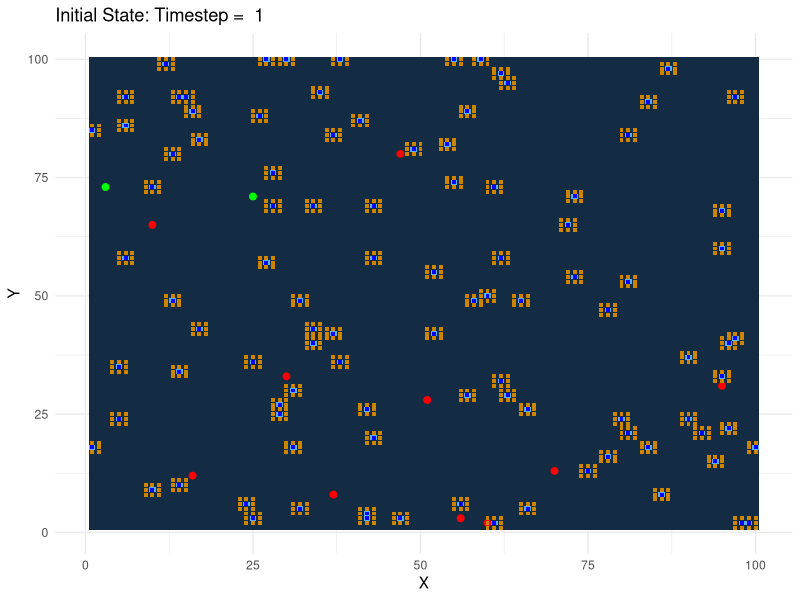

Here is the R script that generated this plot:
# ----------------------------------------------------------------
# Wind Turbine and Red Kite Simulation
# ----------------------------------------------------------------
# This script sets up the parameters and initial states for a 
# simulation of wind turbine placement and also the parameters for 
# red kite dynamics.
# ----------------------------------------------------------------
# init Author: Neele Haß
# other Authors: Lukas Lindenthal
# date: November 2024
# ----------------------------------------------------------------


# Dependencies ----
library(ggplot2)

# Seed for Reproducibility ----
set.seed(42)

# ----------------------------------------------------------------
# Simulation Dimensions and Time Steps -----------------------------------------
# ----------------------------------------------------------------
timesteps <- 10      # Number of timesteps in the simulation
x_dim <- 100         # Grid width (x-axis)
y_dim <- 100         # Grid height (y-axis)

# ----------------------------------------------------------------
# Region and Obstacles ---------------------------------------------------------
# ----------------------------------------------------------------
# Initialize 3D array for the region
region <- array(0, dim = c(x_dim, y_dim, timesteps))

# Add Obstacles to the Region
n_hinder_1 <- 100                          # Number of obstacles (e.g. buildings)
random_x <- sample(1:x_dim, n_hinder_1, replace = TRUE)  # Random x-coordinates
random_y <- sample(1:y_dim, n_hinder_1, replace = TRUE)  # Random y-coordinates

# Mark obstacles for all timesteps
for (i in 1:n_hinder_1) {
  region[random_x[i], random_y[i], ] <- 1
}

# Initialize an additional layer for building buffers
building_buffer <- array(FALSE, dim = c(x_dim, y_dim, timesteps))

# Mark obstacles and their buffers for all timesteps
for (i in 1:n_hinder_1) {
  region[random_x[i], random_y[i], ] <- 1
  # Define buffer around each building
  for (dx in -1:1) {
    for (dy in -1:1) {
      bx <- random_x[i] + dx
      by <- random_y[i] + dy
      if (bx >= 1 && bx <= x_dim && by >= 1 && by <= y_dim) {
        building_buffer[bx, by, ] <- TRUE
      }
    }
  }
}


# ----------------------------------------------------------------
# Wind Turbine Parameters ------------------------------------------------------
# ----------------------------------------------------------------
turb_neu_max <- 10     # Max turbines added per timestep
turb_neu_perc <- 0.5   # Percentage of existing turbines for new construction

# Initialize Wind Turbines
turbine <- array(FALSE, dim = c(x_dim, y_dim, timesteps))  # 3D array for turbines

# Randomly place initial turbines
n_turb_1 <- 10                                   # Number of initial turbines
random_x <- sample(1:x_dim, n_turb_1, replace = TRUE)  # Random x-coordinates
random_y <- sample(1:y_dim, n_turb_1, replace = TRUE)  # Random y-coordinates

for (i in 1:n_turb_1) {
  turbine[random_x[i], random_y[i], ] <- TRUE  # Place turbines at these positions
}

# ----------------------------------------------------------------
# Red Kite Parameters-----------------------------------------------------------
# ----------------------------------------------------------------
# Initialize Red Kite Dynamics
kites <- array(0, dim = c(x_dim, y_dim, timesteps))  # 3D array for red kites
growth_rate <- 0.5  # Growth rate (r in Ricker equation)
carrying_capacity <- 20  # Carrying capacity (K)
initial_kites <- 2  # Initial red kite count

# Randomly place initial red kites
random_x <- sample(1:x_dim, initial_kites, replace = TRUE)  # Random x-coordinates
random_y <- sample(1:y_dim, initial_kites, replace = TRUE)  # Random y-coordinates

for (i in 1:initial_kites) {
  kites[random_x[i], random_y[i], 1] <- 1
}

# ----------------------------------------------------------------
# Initial Plot: Region and Turbines (Timestep = 1) -----------------------------
# ----------------------------------------------------------------
# Extract layers for timestep 1
region_layer <- region[, , 1]
turbine_layer <- turbine[, , 1]
kites_layer <- kites[,,1]
# Combine into a data frame for plotting
df <- data.frame(
  x = rep(1:x_dim, each = y_dim),
  y = rep(1:y_dim, times = x_dim),
  region = as.vector(region_layer),
  turbine = as.vector(turbine_layer), 
  kites = as.vector(kites_layer)
)

# Plot Region and Turbines
p <- ggplot(df, aes(x = x, y = y)) +
  geom_tile(aes(fill = region), show.legend = FALSE) +
  #scale_fill_gradient(low = "white", high = "blue", name = "Region") +
  geom_point(data = subset(df, turbine == TRUE), aes(x = x, y = y), color = "red", size = 2) +
  geom_point(data = subset(df, kites == TRUE), aes(x = x, y = y), color = "green", size = 2) +
  geom_point(data = subset(df, building_buffer == TRUE), aes(x = x, y = y), color = "orange3", size = 1, shape = 15) +
  geom_point(data = subset(df, region == TRUE), aes(x = x, y = y), color = "blue", size = 1, shape = 15) +
  
  labs(title = paste("Initial State: Timestep = ", 1), x = "X", y = "Y") +
  theme_minimal()

# Print the plot
print(p)




# old structure  ----------------------------------------------------------

# # ---
# # Turbinen-Parameter
# 
# # region + n hindernisse
# # n turbinen
# 
# # ---
# set.seed(42)
# 
# library(ggplot2)
# 
# # Dimension --
# timesteps <- 10
# x_dim <- 100
# y_dim <- 100
# 
# # Region + hindernisse --
# region <- array(0, dim = c(x_dim, y_dim, timesteps))
# dim(region)
# 
# # Hindernisse in Region
# n_hinder_1 <- 20
# random_x <- sample(1:x_dim, n_hinder_1, replace = 1)  # Random x-coordinates
# random_y <- sample(1:y_dim, n_hinder_1, replace = 1)  # Random y-coordinates
# 
# # For each random coordinate, set TRUE across all timesteps
# for (i in 1:n_hinder_1) {
#   region[random_x[i], random_y[i], ] <- 1
# }
# 
# ## Turbinen-Parameter --
# turb_neu_max <- 10   # Max Turbinen, die pro Zeitschritt gebaut werden können
# turb_neu_perc <- 0.5  # Neubau-Prozentsatz abhängig von existierenden Turbinen
# 
# # Initiale State Turbinen --
# turbine <- array(FALSE, dim = c(x_dim, y_dim, timesteps))  # Kopiere die Region
# 
# n_turb_1 <- 10
# random_x <- sample(1:x_dim, n_turb_1, replace = TRUE)  # Random x-coordinates
# random_y <- sample(1:y_dim, n_turb_1, replace = TRUE)  # Random y-coordinates
# 
# # For each random coordinate, set TRUE across all timesteps
# for (i in 1:n_turb_1) {
#   turbine[random_x[i], random_y[i], ] <- TRUE 
#   }
# 
# ## Red Kite Parameters
# kites <- array(0, dim = c(x_dim, y_dim, timesteps))  # Red kite presence
# growth_rate <- 0.5  # Growth rate (r in Ricker equation)
# carrying_capacity <- 20  # Carrying capacity (K)
# initial_kites <- 2  # Initial red kite count
# 
# # Random placement of initial kites
# random_x <- sample(1:x_dim, initial_kites, replace = TRUE)
# random_y <- sample(1:y_dim, initial_kites, replace = TRUE)
# for (i in 1:initial_kites) {
#   kites[random_x[i], random_y[i], 1] <- 1
# }
# 
# 
# 
# # plot region + tubr t=1 --
# region_layer <- region[,,1]
# turbine_layer <- turbine[,,1]
# # Combine into a data frame
# x_dim <- dim(region_layer)[1]
# y_dim <- dim(region_layer)[2]
# 
# # Create a data frame with coordinates and values
# df <- data.frame(
#   x = rep(1:x_dim, each = y_dim),
#   y = rep(1:y_dim, times = x_dim),
#   region = as.vector(region_layer),
#   turbine = as.vector(turbine_layer)
# )
# 
# # plot
# p <- ggplot(df, aes(x = x, y = y)) +
#   geom_tile(aes(fill = region), show.legend = FALSE) +
#   scale_fill_gradient(low = "white", high = "blue", name = "Region") +
#   geom_point(data = subset(df, turbine == TRUE), aes(x = x, y = y), color = "red", size = 2) +
#   #geom_point(data = subset(df, region == TRUE), aes(x = x, y = y), color = "blue", size = 2) +
#   labs(title = paste("Timestep = ", 1), x = "X", y = "Y") +
#   theme_minimal()
# print(p)

